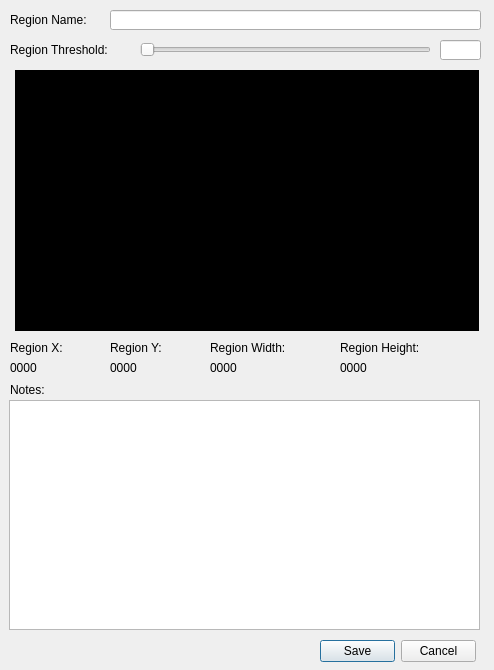
<?xml version="1.0" encoding="UTF-8"?>
<ui version="4.0">
 <class>RegionWindow</class>
 <widget class="QWidget" name="RegionWindow">
  <property name="geometry">
   <rect>
    <x>0</x>
    <y>0</y>
    <width>494</width>
    <height>670</height>
   </rect>
  </property>
  <property name="windowTitle">
   <string>Region Settings</string>
  </property>
  <widget class="QLabel" name="RegionNameLbl">
   <property name="geometry">
    <rect>
     <x>10</x>
     <y>10</y>
     <width>101</width>
     <height>20</height>
    </rect>
   </property>
   <property name="text">
    <string>Region Name:</string>
   </property>
  </widget>
  <widget class="QLabel" name="ThresholdLbl">
   <property name="geometry">
    <rect>
     <x>10</x>
     <y>40</y>
     <width>141</width>
     <height>20</height>
    </rect>
   </property>
   <property name="text">
    <string>Region Threshold:</string>
   </property>
  </widget>
  <widget class="QLineEdit" name="ThresholdNum">
   <property name="geometry">
    <rect>
     <x>440</x>
     <y>40</y>
     <width>41</width>
     <height>20</height>
    </rect>
   </property>
  </widget>
  <widget class="QSlider" name="ThresholdSlider">
   <property name="geometry">
    <rect>
     <x>140</x>
     <y>40</y>
     <width>291</width>
     <height>20</height>
    </rect>
   </property>
   <property name="maximum">
    <number>100</number>
   </property>
   <property name="orientation">
    <enum>Qt::Horizontal</enum>
   </property>
  </widget>
  <widget class="QLineEdit" name="RegionNameText">
   <property name="geometry">
    <rect>
     <x>110</x>
     <y>10</y>
     <width>371</width>
     <height>20</height>
    </rect>
   </property>
  </widget>
  <widget class="QPlainTextEdit" name="NotesText">
   <property name="geometry">
    <rect>
     <x>9</x>
     <y>400</y>
     <width>471</width>
     <height>230</height>
    </rect>
   </property>
   <property name="toolTip">
    <string>Notes to be associated with this region.</string>
   </property>
  </widget>
  <widget class="QLabel" name="NotesLbl">
   <property name="geometry">
    <rect>
     <x>10</x>
     <y>380</y>
     <width>46</width>
     <height>20</height>
    </rect>
   </property>
   <property name="text">
    <string>Notes:</string>
   </property>
  </widget>
  <widget class="QDialogButtonBox" name="regionButtons">
   <property name="geometry">
    <rect>
     <x>320</x>
     <y>640</y>
     <width>156</width>
     <height>23</height>
    </rect>
   </property>
   <property name="standardButtons">
    <set>QDialogButtonBox::Cancel|QDialogButtonBox::Save</set>
   </property>
  </widget>
  <widget class="QLabel" name="regionWidthLabelTxt">
   <property name="geometry">
    <rect>
     <x>210</x>
     <y>340</y>
     <width>91</width>
     <height>16</height>
    </rect>
   </property>
   <property name="text">
    <string>Region Width:</string>
   </property>
  </widget>
  <widget class="QLabel" name="regionHeightLabelTxt">
   <property name="geometry">
    <rect>
     <x>340</x>
     <y>340</y>
     <width>111</width>
     <height>16</height>
    </rect>
   </property>
   <property name="text">
    <string>Region Height:</string>
   </property>
  </widget>
  <widget class="QLabel" name="regionWidthLabelNum">
   <property name="geometry">
    <rect>
     <x>210</x>
     <y>360</y>
     <width>62</width>
     <height>16</height>
    </rect>
   </property>
   <property name="text">
    <string>0000</string>
   </property>
  </widget>
  <widget class="QLabel" name="regionHeightLabelNum">
   <property name="geometry">
    <rect>
     <x>340</x>
     <y>360</y>
     <width>62</width>
     <height>16</height>
    </rect>
   </property>
   <property name="text">
    <string>0000</string>
   </property>
  </widget>
  <widget class="QLabel" name="regionXLabelTxt">
   <property name="geometry">
    <rect>
     <x>10</x>
     <y>340</y>
     <width>62</width>
     <height>16</height>
    </rect>
   </property>
   <property name="text">
    <string>Region X:</string>
   </property>
  </widget>
  <widget class="QLabel" name="regionYLabelTxt">
   <property name="geometry">
    <rect>
     <x>110</x>
     <y>340</y>
     <width>62</width>
     <height>16</height>
    </rect>
   </property>
   <property name="text">
    <string>Region Y:</string>
   </property>
  </widget>
  <widget class="QLabel" name="regionXLabelNum">
   <property name="geometry">
    <rect>
     <x>10</x>
     <y>360</y>
     <width>62</width>
     <height>16</height>
    </rect>
   </property>
   <property name="text">
    <string>0000</string>
   </property>
  </widget>
  <widget class="QLabel" name="regionYLabelNum">
   <property name="geometry">
    <rect>
     <x>110</x>
     <y>360</y>
     <width>62</width>
     <height>16</height>
    </rect>
   </property>
   <property name="text">
    <string>0000</string>
   </property>
  </widget>
  <widget class="QGraphicsView" name="graphicsDisplay">
   <property name="geometry">
    <rect>
     <x>15</x>
     <y>70</y>
     <width>464</width>
     <height>261</height>
    </rect>
   </property>
   <property name="autoFillBackground">
    <bool>true</bool>
   </property>
   <property name="styleSheet">
    <string notr="true">background:black</string>
   </property>
   <property name="frameShape">
    <enum>QFrame::NoFrame</enum>
   </property>
   <property name="verticalScrollBarPolicy">
    <enum>Qt::ScrollBarAlwaysOff</enum>
   </property>
   <property name="horizontalScrollBarPolicy">
    <enum>Qt::ScrollBarAlwaysOff</enum>
   </property>
   <property name="backgroundBrush">
    <brush brushstyle="SolidPattern">
     <color alpha="255">
      <red>0</red>
      <green>0</green>
      <blue>0</blue>
     </color>
    </brush>
   </property>
  </widget>
 </widget>
 <resources/>
 <connections>
  <connection>
   <sender>regionButtons</sender>
   <signal>rejected()</signal>
   <receiver>RegionWindow</receiver>
   <slot>close()</slot>
   <hints>
    <hint type="sourcelabel">
     <x>87</x>
     <y>351</y>
    </hint>
    <hint type="destinationlabel">
     <x>144</x>
     <y>186</y>
    </hint>
   </hints>
  </connection>
 </connections>
</ui>
